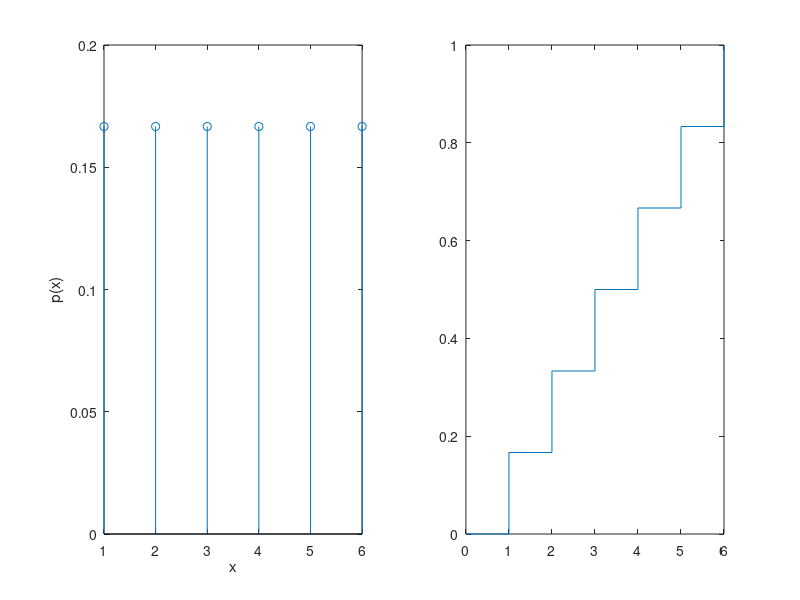

Here is the MATLAB script that generated this plot:
%a)
n = 6;          %número de faces dum dado
xi = 1:n;
pX = ones(1,n)/n;

subplot(121);
stem(xi, pX), xlabel('x'), ylabel('p(x)');


%%%%%%%%%%%%%%%%%%%%%%%%%
%b)

subplot(122);

graf_X = cumsum(pX);
stairs([0, xi], [0, graf_X]);   %gráfico stairs